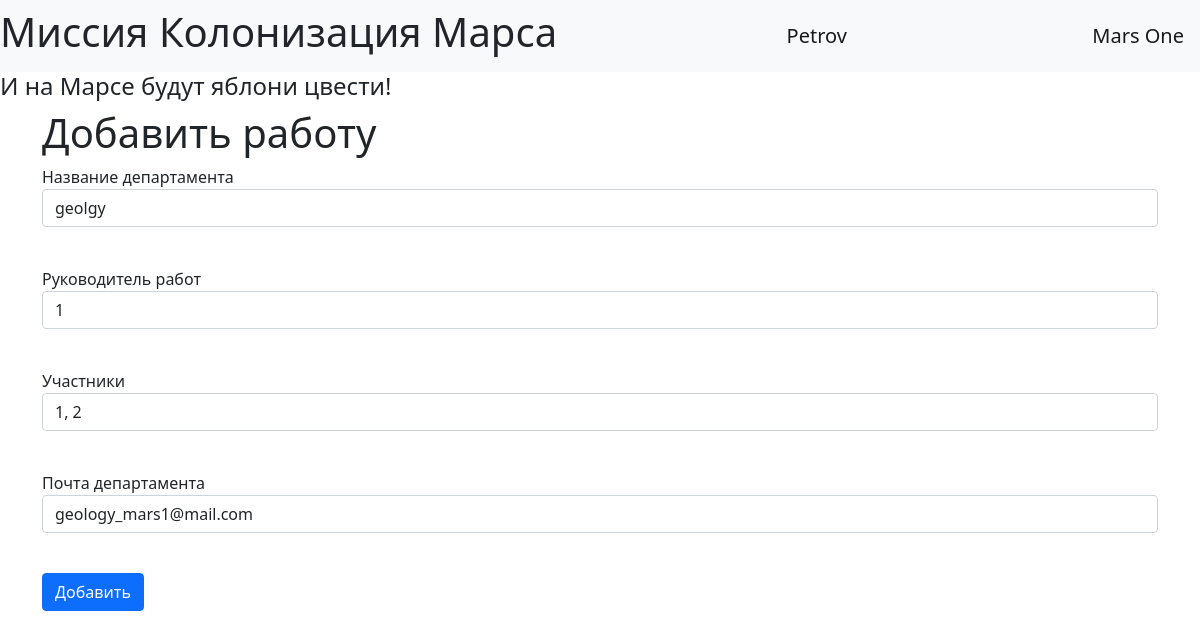
The app's page /edit_department/1 (signed in) with its own data.
### data/users.py (models this page shows, shortened)
class User(SqlAlchemyBase, UserMixin, SerializerMixin):
    __tablename__ = "users"
    id = sqlalchemy.Column(sqlalchemy.Integer, primary_key=True, autoincrement=True)
    name = sqlalchemy.Column(sqlalchemy.String, nullable=True)
    surname = sqlalchemy.Column(sqlalchemy.String, nullable=True)
    age = sqlalchemy.Column(sqlalchemy.Integer, nullable=True)
    position = sqlalchemy.Column(sqlalchemy.String, nullable=True)
    speciality = sqlalchemy.Column(sqlalchemy.String, nullable=True)
    address = sqlalchemy.Column(sqlalchemy.String, nullable=True)
    hometown = sqlalchemy.Column(sqlalchemy.String, nullable=True)
    email = sqlalchemy.Column(sqlalchemy.String, unique=True, nullable=True)
    hashed_password = sqlalchemy.Column(sqlalchemy.String, nullable=True)
    modified_date = sqlalchemy.Column(sqlalchemy.DateTime, default=datetime.datetime.now)
    news = orm.relation("Jobs", back_populates='team_leader')

### data/departments.py (models this page shows)
class Department(SqlAlchemyBase):
    __tablename__ = "departments"
    id = sqlalchemy.Column(sqlalchemy.Integer, primary_key=True, autoincrement=True)
    title = sqlalchemy.Column(sqlalchemy.String, nullable=True)
    chief_id = sqlalchemy.Column(sqlalchemy.Integer, sqlalchemy.ForeignKey("users.id"))
    chief = orm.relation('User')
    members = sqlalchemy.Column(sqlalchemy.String, nullable=True)
    email = sqlalchemy.Column(sqlalchemy.String, nullable=True)

### app.py (the view, shortened to what this page needs)
@app.route('/edit_department/<department_id>', methods=['GET', 'POST'])
@login_required
def edit_department(department_id):
    session = db_session.create_session()
    departments = session.query(Department).all()
    add_department_form = AddDepartmentForm()
    current_department = session.query(Department).filter(Department.id == int(department_id)).first()
    if current_user.id == 1 or current_user.id == current_department.chief_id:
        return render_template('edit_department.html', form=add_department_form, current_department=current_department)
    return render_template('department_list.html', departments=departments, message='Вы не имеете достаточно прав')

### forms/add_department.py
class AddDepartmentForm(FlaskForm):
    title = StringField('Название департамента', validators=[DataRequired()])
    team_leader_id = IntegerField('Руководитель работ', validators=[DataRequired()])
    members = StringField('Участники', validators=[DataRequired()])
    email = EmailField('Почта департамента', validators=[DataRequired()])
    submit = SubmitField('Добавить')

### app.py (called while the page is built)
@login_manager.user_loader
def load_user(user_id):
    session = db_session.create_session()
    return session.query(User).get(user_id)

### data/db_session.py (called while the page is built)
def create_session() -> Session:
    global __factory
    return __factory()

### templates/edit_department.html (shortened to what this page needs)
{% extends "base.html" %}
{% block content %}
<h1>Добавить работу</h1>
<form action="" method="post">
    <p>
        {{ form.title.label }}<br>
        {{ form.title(class="form-control", value=current_department.title) }}<br>
    </p>
    <p>
        {{ form.team_leader_id.label }}<br>
        {{ form.team_leader_id(class="form-control", value=current_department.chief_id) }}<br>
    </p>
    <p>
        {{ form.members.label }}<br>
        {{ form.members(class="form-control", value=current_department.members) }}<br>
    </p>
    <p>
        {{ form.email.label }}<br>
        {{ form.email(class="form-control", value=current_department.email) }}<br>
    </p>
    <p>{{ form.submit(type="submit", class="btn btn-primary")}}</p>
</form>
{% endblock %}

### templates/base.html (shortened to what this page needs)
<!doctype html>
<html lang="ru">
  <head>
      <link href="https://cdn.jsdelivr.net/npm/bootstrap@5.1.3/dist/css/bootstrap.min.css" rel="stylesheet">
  </head>
  <body>
    <nav class="navbar navbar-light bg-light">
        <h1>Миссия Колонизация Марса</h1>
        {% if current_user.is_authenticated %}
          <a class="navbar-brand" href="/logout">{{ current_user.name }}</a>
        {% else %}
          <p>
              <a class="btn btn-primary " href="/register">Зарегистрироваться</a>
              <a class="btn btn-success" href="/login">Войти</a>
          </p>
        {% endif %}
        <a href="/" class="navbar-brand">Mars One</a>
    </nav>
    <h4>И на Марсе будут яблони цвести!</h4>
    <main role="main" class="container">
      {% block content %}{% endblock %}
    </main>
  </body>
</html>

### records on screen
User: name "Petrov"
Department: title "geolgy", members "1, 2", email "geology_mars1@mail.com"
